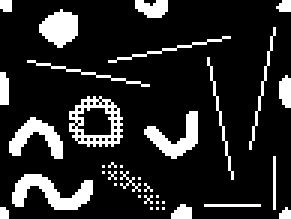
%> input picture Pruebas/prueba_histograma/matlab_code/testPulenta.png, 97 x 73 px (shown 3 times larger)
$ octave test_histograma.m   (GNU Octave 9; MATLAB toolbox functions it lacks are replaced by stand-ins)
%> lines starting %> are read from the running program, lines starting %| are printed output that depends on the picture; in (x1, y1, x2, y2) boxes, pixels count from 0 and x2, y2 are one past the last pixel; in counts of white or black regions, pixels touching at a corner belong together; the program's own positions count from 1
### Pruebas/prueba_histograma/matlab_code/imagen_a_vector.m
function vector = imagen_a_vector(imagen_path)
%> called with imagen_path = 'testPulenta.png'
    % Leer la imagen en blanco y negro
    img = imread(imagen_path);
%> img is the input picture: size 73x97x3 uint8; 15.4% white; 36 white regions (23 under 20 px), largest, box (x1, y1, x2, y2) and area: (4, 58, 31, 70) 162, (23, 32, 41, 49) 135, (48, 37, 66, 53) 120

    % Asegurarse de que la imagen sea en blanco y negro (grayscale)
    if size(img, 3) == 3
        img = rgb2gray(img);
    end

    % Convertir la imagen en un vector de 1 fila (aplanar por filas)
    vector = reshape(img', 1, []);  % Aplanar la imagen por filas
%> vector = 7081 values, max 255 at index 1, min 0 at index 5, mean 39.32

    % Convertir el vector al formato uint8
    vector = uint8(vector);

    % Mostrar información de la imagen y el vector
    fprintf('Tamaño de la imagen: %dx%d\n', size(img,1), size(img,2));
%| Tamaño de la imagen: 73x97
    fprintf('Longitud del vector: %d\n', length(vector));
%| Longitud del vector: 7081
end

### Pruebas/prueba_histograma/matlab_code/histograma_manopla_8192.m
function histograma = histograma_manopla_8192(energia)
    % Inicializa el histograma con 32 bins en cero
    histograma = zeros(1, 32);

    % Clasifica el valor de energia en uno de los bins
    if (energia >= 0 && energia < 256)
        histograma(1) = histograma(1) + 1;
    elseif (energia >= 256 && energia < 512)
        histograma(2) = histograma(2) + 1;
    elseif (energia >= 512 && energia < 768)
        histograma(3) = histograma(3) + 1;
    elseif (energia >= 768 && energia < 1024)
        histograma(4) = histograma(4) + 1;
    elseif (energia >= 1024 && energia < 1280)
        histograma(5) = histograma(5) + 1;
    elseif (energia >= 1280 && energia < 1536)
        histograma(6) = histograma(6) + 1;
    elseif (energia >= 1536 && energia < 1792)
        histograma(7) = histograma(7) + 1;
    elseif (energia >= 1792 && energia < 2048)
        histograma(8) = histograma(8) + 1;
    elseif (energia >= 2048 && energia < 2304)
        histograma(9) = histograma(9) + 1;
    elseif (energia >= 2304 && energia < 2560)
        histograma(10) = histograma(10) + 1;
    elseif (energia >= 2560 && energia < 2816)
        histograma(11) = histograma(11) + 1;
    elseif (energia >= 2816 && energia < 3072)
        histograma(12) = histograma(12) + 1;
    elseif (energia >= 3072 && energia < 3328)
        histograma(13) = histograma(13) + 1;
    elseif (energia >= 3328 && energia < 3584)
        histograma(14) = histograma(14) + 1;
    elseif (energia >= 3584 && energia < 3840)
        histograma(15) = histograma(15) + 1;
    elseif (energia >= 3840 && energia < 4096)
        histograma(16) = histograma(16) + 1;
    elseif (energia >= 4096 && energia < 4352)
        histograma(17) = histograma(17) + 1;
    elseif (energia >= 4352 && energia < 4608)
        histograma(18) = histograma(18) + 1;
    elseif (energia >= 4608 && energia < 4864)
        histograma(19) = histograma(19) + 1;
    elseif (energia >= 4864 && energia < 5120)
        histograma(20) = histograma(20) + 1;
    elseif (energia >= 5120 && energia < 5376)
        histograma(21) = histograma(21) + 1;
    elseif (energia >= 5376 && energia < 5632)
        histograma(22) = histograma(22) + 1;
    elseif (energia >= 5632 && energia < 5888)
        histograma(23) = histograma(23) + 1;
    elseif (energia >= 5888 && energia < 6144)
        histograma(24) = histograma(24) + 1;
    elseif (energia >= 6144 && energia < 6400)
        histograma(25) = histograma(25) + 1;
    elseif (energia >= 6400 && energia < 6656)
        histograma(26) = histograma(26) + 1;
    elseif (energia >= 6656 && energia < 6912)
        histograma(27) = histograma(27) + 1;
    elseif (energia >= 6912 && energia < 7168)
        histograma(28) = histograma(28) + 1;
    elseif (energia >= 7168 && energia < 7424)
        histograma(29) = histograma(29) + 1;
    elseif (energia >= 7424 && energia < 7680)
        histograma(30) = histograma(30) + 1;
    elseif (energia >= 7680 && energia < 7936)
        histograma(31) = histograma(31) + 1;
    elseif (energia >= 7936 && energia <= 8192)
        histograma(32) = histograma(32) + 1;
    else
        disp("Valor fuera de rango");
    end
end

### Pruebas/prueba_histograma/matlab_code/test_histograma.m
clear
clc
close all
offset=-2;

ancho = 97;
umbral=100;

%%vectordatos=imagen_a_vector('C:\Users\gazpa\Documents\GitHub\Proyecto_Final_DOME\Pruebas\prueba_algoritmo\algoritmoMatlab\images\frame-100.png');
vectordatos=imagen_a_vector('testPulenta.png');
%> vectordatos has the same summary as vector in imagen_a_vector
len=length(vectordatos);
%> len = 7081
indice = 1;
contador_pixel = 0;
fifo=uint32(zeros(1,ancho+2));
energia=zeros(1,2047);
cantidad=zeros(1,2047);
eventos=1;
datos_salida=zeros(1,7081,'uint16');
flag_ignorar = false;
flag_ignorar_1 = false;

for i=1:len

    contador_pixel=contador_pixel+1;
    if contador_pixel == ancho
        flag_ignorar_1 = true;
    end
    if contador_pixel == (ancho+1)
        contador_pixel = 1;
        flag_ignorar = true;
    end

    dato = vectordatos(i);
    if dato > umbral
        if flag_ignorar
            dato_anterior = 0;
        else
            if indice - 1 < 1
                dato_anterior=fifo(ancho + 1);
            else
                dato_anterior=fifo(indice-1);
            end
        end
        %dato_ancho_1=0;
        if flag_ignorar_1
           dato_ancho_1=0;
        else
            if indice +3 > (ancho + 2)
                dato_ancho_1 = fifo(indice-(ancho-1));
            else
                dato_ancho_1 = fifo(indice+4+offset);
            end
        end
        %%dato_ancho_2=0;
        if indice + 2 > (ancho+2)
          dato_ancho_2 = fifo(indice-ancho);
        else
          dato_ancho_2 = fifo(indice+3+offset);
        end
        %dato_ancho_3=0;
        if flag_ignorar
           dato_ancho_3 = 0;
        else
            if indice + 1 > (ancho+2)
                dato_ancho_3 = fifo(indice-(ancho+1));
            else
                dato_ancho_3 = fifo(indice+2+offset);%%"ancho +2" es el +1
            end
        end
        if ((dato_anterior == 0) & (dato_ancho_1 == 0) & (dato_ancho_2 == 0) & (dato_ancho_3 == 0))
            fifo_0 = eventos ;
            eventos = uint32(eventos) + 1;
        else
            fifo_0=max ([dato_anterior dato_ancho_1 dato_ancho_2 dato_ancho_3]);
        end
        else

         fifo_0=0;
    end
   flag_ignorar= false;
   flag_ignorar_1 = false;
   fifo(indice) = fifo_0;
   if fifo_0 ~= 0
        energia(fifo_0)=energia(fifo_0)+uint16(dato);
        cantidad(fifo_0)=uint16(cantidad(fifo_0))+1;
   end
   datos_salida(i)=fifo_0;
   indice = indice + 1;
   if indice == (ancho+2)
        indice = 1;
   end
end
%> this loop made 7081 passes
%> dato on passes 1 to 12: 255, 255, 255, 255, 0, 0, 0, 0, 0, 0, 0, 0
%> after the loop, cantidad = 2047 values, max 117 at index 29, min 0 at index 63, mean 0.533; contador_pixel = 97; dato_ancho_2 = 62; dato_ancho_3 = 62; dato_anterior = 62; datos_salida = 7081 values, max 62 at index 6789, min 0 at index 5, mean 4.09; energia = 2047 values, max 29835 at index 29, min 0 at index 63, mean 136; eventos = 63; fifo = 99 values, max 62 at index 22, min 0 at index 1, mean 8.85; fifo_0 = 62; indice = 26

energia = mod(energia, 2^14);
%> energia = 2047 values, max 14025 at index 30, min 0 at index 63, mean 112
%% filtrado
histo_8192 = 0;
ind=0;
for i=1:length(cantidad)
    if (cantidad(i)>1 & energia(i)>0)
        ind=ind+1;
        energia2(ind)=energia(i);
        histo_8192 = histo_8192 + histograma_manopla_8192(energia(i));
    end;
end;
%> this loop made 2047 passes
%| Valor fuera de rango
%| Valor fuera de rango
%| Valor fuera de rango
%| Valor fuera de rango
%| Valor fuera de rango
%| Valor fuera de rango
%| Valor fuera de rango
%| Valor fuera de rango
%> (further printed lines are left out)
%> after the loop, energia2 = 44 values, max 14025 at index 27, min 510 at index 37, mean 5107.2; histo_8192 = 32 values, max 7 at index 5, min 0 at index 1, mean 0.938; ind = 44

%% histogramas
% [12 lines of commented-out code are left out]
figure
bar(histo_8192);
title('histograma con paso 512');
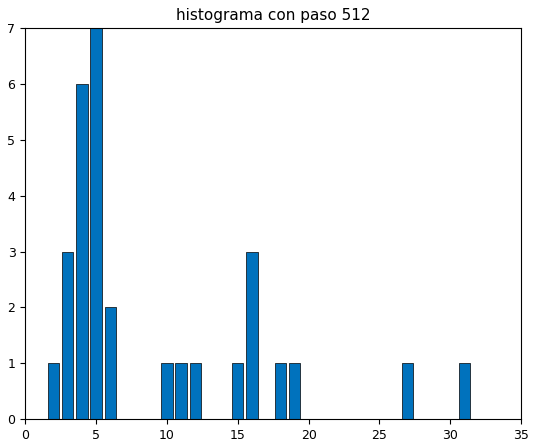
%> figure redrawn from the program's plot data; tallest bar 7 high, from x = 4.6 to 5.4
